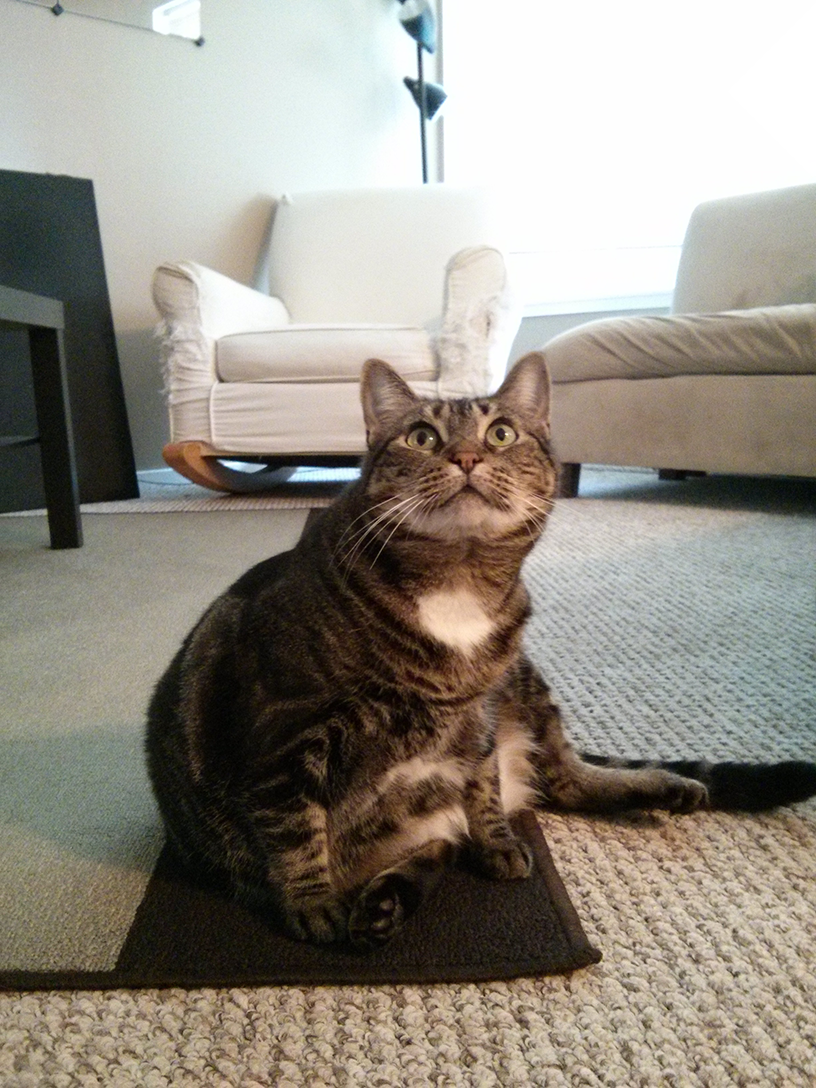
#> input picture Automatic the boring stuff with python/Chapter_17/Images/zophie.png, 816 x 1088 px
$ python sample_01.py
#> lines starting #> are read from the running program, lines starting #| are printed output that depends on the picture
import logging
import os
import logging
from PIL import Image

logging.basicConfig(level=logging.DEBUG, format=' %(asctime)s - %(levelname)s - %(message)s')

logging.debug('Start of program')

os.chdir('/Users/jerome/Git/learn_python/Automatic the boring stuff with python/Chapter_17/Images')
catIm_ori = Image.open('zophie.png')
#> catIm_ori is the input picture: PIL image 816x1088 RGB; mean R, G, B 147, 141.1, 131.1
catIm = Image.new('RGBA', (catIm_ori.size), 'black')
faceIm = Image.open('zophie_cropped.png')
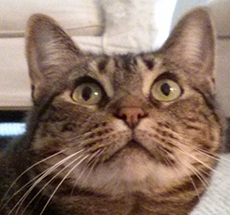
#> input picture Automatic the boring stuff with python/Chapter_17/Images/zophie_cropped.png, 230 x 215 px
#> faceIm is the input picture: PIL image 230x215 RGB; mean R, G, B 139.1, 115.1, 100.7
catIm_width, catIm_height = catIm.size
#> catIm_width = 816; catIm_height = 1088
faceIm_width, faceIm_height = faceIm.size
#> faceIm_width = 230; faceIm_height = 215
catCopy = catIm.copy()

for left in range(0, catIm_width, faceIm_width+10):
    for top in range(0, catIm_height, faceIm_height+10):
        print(left, top)
        catCopy.paste(faceIm, (left, top))
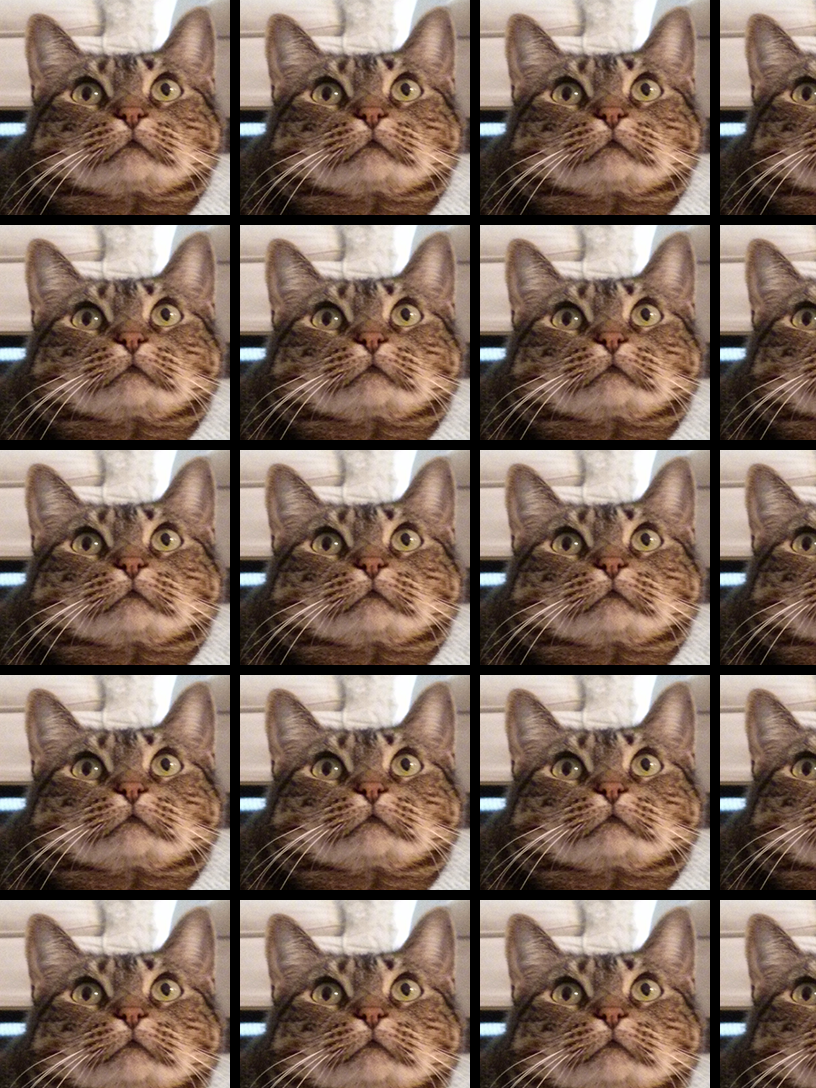
#> catCopy: PIL image 816x1088 RGBA; mean R, G, B, A 128.1, 106.4, 93.4, 255

catCopy.save('zophie_face_titled.png')

logging.debug('End of program')
